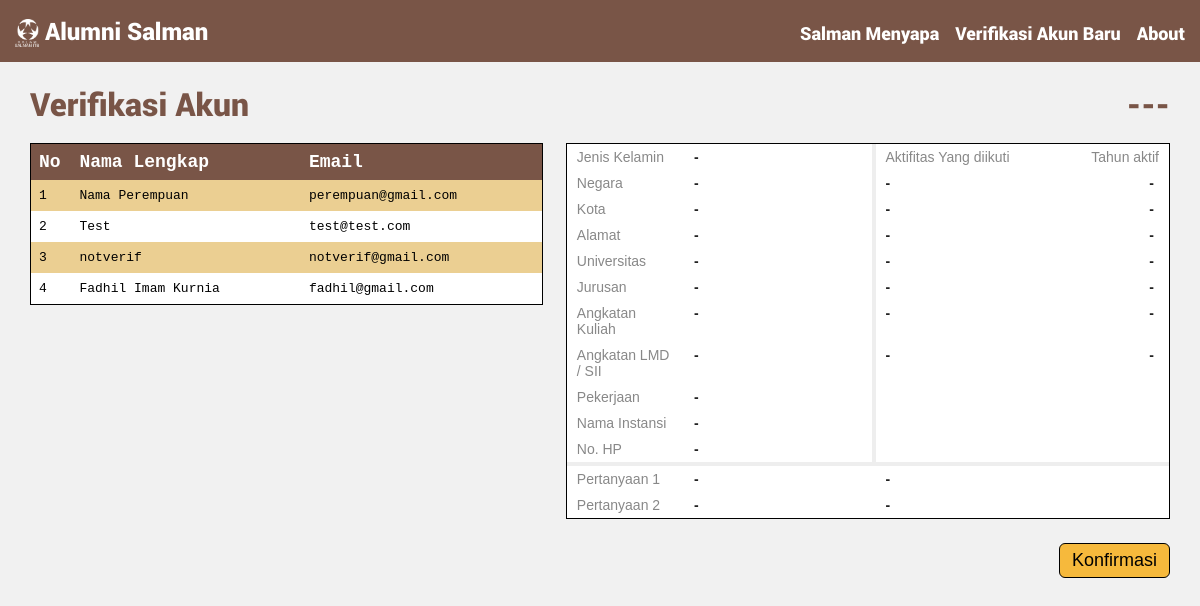
The page /verifikasi/ (signed in) on the database as committed earlier.
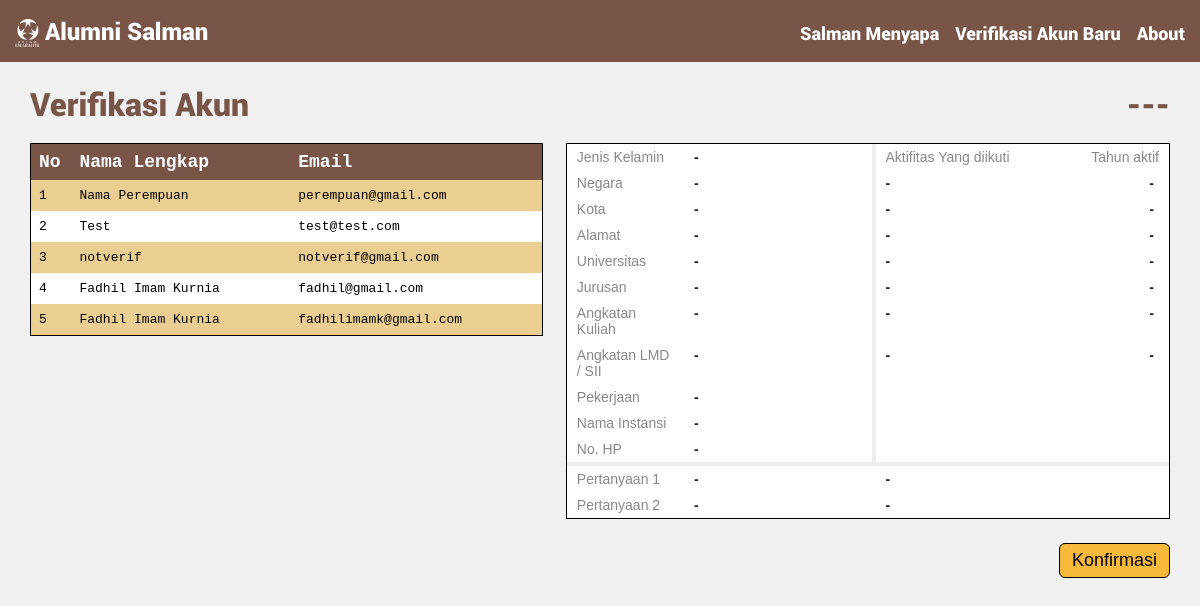
The same page on the database as committed later.
### alumni/models.py (models this page shows)
class User(Model):
    nama = CharField(max_length=50, null=True)
    email = EmailField(max_length=30, null=True)
    gender = CharField(max_length=20, null=True)
    alamat = CharField(max_length=100, null=True)
    negara = CharField(max_length=20, null=True)
    kota = CharField(max_length=20, null=True)
    no_hp = CharField(max_length=12, null=True)
    univ = CharField(max_length=50, null=True)
    jurusan = CharField(max_length=50, null=True)
    ang_kuliah = CharField(max_length=5, null=True)
    ang_LMD = CharField(max_length=5, null=True)
    pekerjaan = CharField(max_length=50, null=True)
    instansi = CharField(max_length=30, null=True)
    aktifitas = TextField(null=True)
    tahun_aktif = TextField(null=True)
    verified = BooleanField(default=False)
    password = CharField(max_length=50, null=True)
    latitude = DecimalField(max_digits=20, decimal_places=15, null=True)
    longitude = DecimalField(max_digits=20, decimal_places=15, null=True)
    pertanyaan1 = TextField(null=True)
    pertanyaan2 = TextField(null=True)
    jawaban1 = TextField(null=True)
    jawaban2 = TextField(null=True)
    profile_image = ImageField(upload_to=get_image_path, blank=True, null=True)

### alumni/views.py (the view)
# urls.py: url(r'^verifikasi/$', verifikasi, name='verifikasi'),
def verifikasi(request):
    if request.user.is_authenticated:
        users = User.objects.only("nama","email").filter(verified=False)
        context = {'users': users, 'counter': Counter()}
        return render(request, 'verifikasi.html', context)
    else:
        return redirect("/login/")

### alumni/templates/verifikasi.html (shortened to what this page needs)
{% extends "base.html" %}
{% block content %}
<div class="verif-content1">
    <h1 style="font-family: Roboto-Black; color: #795547;">Verifikasi Akun</h1>
    <br>
    <table class="verif-table2">
      <tr style="color: white; font-size: 18px;">
        <th style="width: 8%;">No</th>
        <th>Nama Lengkap</th>
        <th>Email</th>
      </tr>
      {% for user in users %}
          <tr id="child">
            <td>{{ forloop.counter }}</td>
            <td>{{ user.nama }}</td>
            <td>{{ user.email }}</td>
          </tr>
      {% endfor %}
    </table>
</div>
<div class="verif-content2">
    <h1 style="font-family: Roboto-Black; color: #795547; text-align: right;" id="verif-nama">---</h1>
    <br>
    <table class="tg" style="table-layout: fixed; width: 100%">
    <colgroup>
    <col style="width: 100px">
    <col style="width: 160px">
    <col style="width: 3px">
    <col style="width: 170px">
    <col style="width: 80px">
    </colgroup>
      <tr>
        <td class="tg-4d50">Jenis Kelamin</td>
        <td class="tg-5xe6" id="verif-gender">-</td>
        <td class="tg-garis"></td>
        <td class="tg-4d50">Aktifitas Yang diikuti</td>
        <td class="tg-4d50" style="text-align: right;">Tahun aktif</td>
      </tr>
      <tr>
        <td class="tg-4d50">Negara</td>
        <td class="tg-5xe6" id="verif-negara">-</td>
        <td class="tg-garis"></td>
        <td class="tg-5xe6" id="verif-aktifitas-1">-</td>
        <td class="tg-jjuf" id="verif-tahun_aktif-1">-</td>
      </tr>
      <tr>
        <td class="tg-4d50">Kota</td>
        <td class="tg-5xe6" id="verif-kota">-</td>
        <td class="tg-garis"></td>
        <td class="tg-5xe6" id="verif-aktifitas-2">-</td>
        <td class="tg-jjuf" id="verif-tahun_aktif-2">-</td>
      </tr>
      <tr>
        <td class="tg-4d50">Alamat</td>
        <td class="tg-5xe6" id="verif-alamat">-</td>
        <td class="tg-garis"></td>
        <td class="tg-5xe6" id="verif-aktifitas-3">-</td>
        <td class="tg-jjuf" id="verif-tahun_aktif-3">-</td>
      </tr>
      <tr>
        <td class="tg-4d50">Universitas</td>
        <td class="tg-5xe6" id="verif-univ">-</td>
        <td class="tg-garis"></td>
        <td class="tg-5xe6" id="verif-aktifitas-4">-</td>
        <td class="tg-jjuf" id="verif-tahun_aktif-4">-</td>
      </tr>
      <tr>
        <td class="tg-4d50">Jurusan</td>
        <td class="tg-5xe6" id="verif-jurusan">-</td>
        <td class="tg-garis"></td>
        <td class="tg-5xe6" id="verif-aktifitas-5">-</td>
        <td class="tg-jjuf" id="verif-tahun_aktif-5">-</td>
      </tr>
      <tr>
        <td class="tg-4d50">Angkatan Kuliah</td>
        <td class="tg-5xe6" id="verif-ang_kuliah">-</td>
        <td class="tg-garis"></td>
        <td class="tg-5xe6" id="verif-aktifitas-6">-</td>
        <td class="tg-jjuf" id="verif-tahun_aktif-6">-</td>
      </tr>
      <tr>
        <td class="tg-4d50">Angkatan LMD / SII</td>
        <td class="tg-5xe6" id="verif-ang_LMD">-</td>
        <td class="tg-garis"></td>
        <td class="tg-5xe6" id="verif-aktifitas-7">-</td>
        <td class="tg-jjuf" id="verif-tahun_aktif-7">-</td>
      </tr>
      <tr>
        <td class="tg-4d50">Pekerjaan</td>
        <td class="tg-5xe6" id="verif-pekerjaan">-</td>
        <td class="tg-garis"></td>
        <td class="tg-eh2d"></td>
        <td class="tg-eh2d"></td>
      </tr>
      <tr>
        <td class="tg-4d50">Nama Instansi</td>
        <td class="tg-5xe6" id="verif-instansi">-</td>
        <td class="tg-garis"></td>
        <td class="tg-eh2d"></td>
        <td class="tg-eh2d"></td>
      </tr>
      <tr>
        <td class="tg-4d50">No. HP</td>
        <td class="tg-5xe6" id="verif-no_hp">-</td>
        <td class="tg-garis"></td>
        <td class="tg-eh2d"></td>
        <td class="tg-eh2d"></td>
      </tr>
      <tr>
        <td style="background-color: #eee; padding: 2px" class="tg-4d50"></td>
        <td style="background-color: #eee; padding: 2px" class="tg-5xe6"></td>
        <td style="background-color: #eee; padding: 2px" class="tg-garis"></td>
        <td style="background-color: #eee; padding: 2px" class="tg-eh2d"></td>
        <td style="background-color: #eee; padding: 2px" class="tg-eh2d"></td>
      </tr>
      <tr>
        <td class="tg-4d50">Pertanyaan 1</td>
        <td class="tg-5xe6" id="verif-pertanyaan1">-</td>
        <td class="tg-eh2d"></td>
        <td class="tg-5xe6" colspan="2" id="verif-jawaban1">-</td>
      </tr>
      <tr>
        <td class="tg-4d50">Pertanyaan 2</td>
        <td class="tg-5xe6" id="verif-pertanyaan2">-</td>
        <td class="tg-eh2d"></td>
        <td class="tg-5xe6" colspan="2" id="verif-jawaban2">-</td>
      </tr>
    </table>
    <button onclick="verifikasi()" class="buttonConfirm"><span>Konfirmasi </span></button>
</div>
{% endblock %}

### alumni/templates/base.html (shortened to what this page needs)
<!DOCTYPE html>
<html>
{% load static %}
<head>
  <link rel="stylesheet" type="text/css" href="{% static 'css/app.css' %}">
  <link rel="stylesheet" href="https://use.fontawesome.com/releases/v5.0.9/css/all.css">
</head>
<body>
  <div id="navbar">
    <a href="/" class="alignleft"><img src="{% static 'img/logo-putih.png' %}" style="max-width: 24px; vertical-align: bottom;"> Alumni Salman</a>
    {% if user.is_authenticated %}
      <a href="{% url 'about' %}" class="alignright fitur">About</a>
      <a href="{% url 'verifikasi' %}" class="alignright fitur">Verifikasi Akun Baru</a>
      <a href="{% url 'menyapaList' %}" class="alignright fitur">Salman Menyapa</a>
   	{% endif %}
  </div>
  <div id="content">
    {% block content %}{% endblock %}
  </div>
</body>
</html>

### alumni/static/css/app.css (style rules this page uses)
* { margin: 0; padding: 0; }
body { background-color: #f1f1f1; }
a { text-decoration: inherit; }
#navbar { background-color: #795547; color:white; padding: 15px; font-family: Roboto-Black; font-size: 24px; }
#navbar a { color: white; }
#navbar .alignright { float: right; text-align:right; margin-left: 16px; padding-top: 6px; font-size: 18px; }
#content { width: 500px; margin: auto; padding-top: 170px; height: 300px; }
.buttonConfirm, .buttonLogin { cursor: pointer; border-radius: 6px; background-color: #F6B93C; border-color: black; border-style: solid; border-width: 1px; text-align: center; font-size: 18px; padding: 6px 32px; float: right; }
.buttonConfirm { margin-top: 24px; padding: 6px 12px; }
.buttonConfirm span, .buttonLogin span { display: inline-block; position: relative; transition: 0.5s; }
.buttonConfirm span:after, .buttonLogin span:after { content: '\00bb'; position: absolute; opacity: 0; top: 0; right: 20px; transition: 0.5s; }
.verif-content1 { float: left; width: 45%; }
.verif-content2 { float: right; width: 53%; }
table.verif-table2 { font-family: monospace; border-collapse: collapse; width: 100%; border-style: solid; border-color: black; border-width: thin; }
table.verif-table2 td, table.verif-table2 th { text-align: left; padding: 8px; }
table.verif-table2 tr:nth-child(odd) { background-color: white; }
table.verif-table2 tr:nth-child(even) { background-color: #EBCF92; }
table.verif-table2 tr:nth-child(1) { background-color: #795547; }
.tg { border-collapse:collapse; border-spacing:0; border-width:1px; border-style:solid; border-color:black; }
.tg td { font-family:Arial, sans-serif; font-size:14px; padding:5px 10px; border-style:solid; border-width:0px; overflow:hidden; word-break:break-word; color: #888; }
.tg-garis { background-color: #eee; }
.tg .tg-jjuf { background-color:#ffffff; border-color:inherit; text-align:right; vertical-align:top; padding-right:15px; color: #222; font-weight: bolder; }
.tg .tg-eh2d { background-color:#ffffff; border-color:inherit; vertical-align:top; }
.tg .tg-4d50 { font-family:Arial, Helvetica, sans-serif !important; background-color:#ffffff; border-color:inherit; vertical-align:top; }
.tg .tg-5xe6 { background-color:#ffffff; border-color:inherit; vertical-align:top; color: #222; font-weight: bolder; }

### alumni/templates/verifikasi.html (style rules this page uses)
div#content { margin: auto; padding-top: 20px; width: 95%; }

Rows that differ between the two databases and show on the page:
added User: nama "Fadhil Imam Kurnia", email "fadhilimamk@gmail.com"
